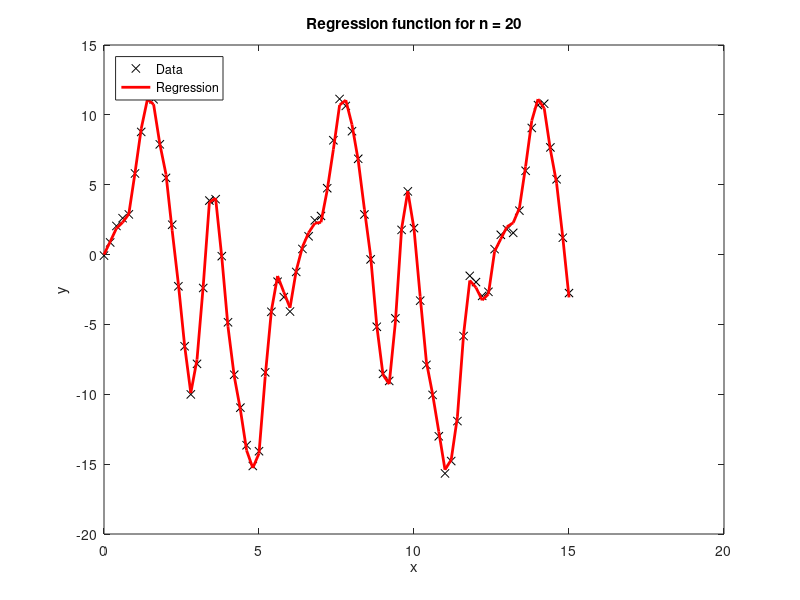

Write the MATLAB code that produced this figure. (Note: this script raises an error after producing the figure.)
clear
load("exercise_1_data.mat")
x = linspace(0,15,length(Y));
X = [ones(length(x),1)];

% ANIMATE?? 
n = 1:20;
for i = n
    X = [X sin(i*x)' cos(i*x)'];
    lambda = X\Y';
    Y_pred = X*lambda;
    plot(x, Y, 'blackx', x, Y_pred, 'r-', 'LineWidth', 2);
    title(['Regression function for n = ' num2str(i)]);
    xlabel('x');
    ylabel('y');
    legend('Data', 'Regression', 'Location', 'northwest');
    pause(0.7)
end

%% APPROXIMATION ERROR VS n
X = [ones(length(x),1)];
n = 100;
error = zeros(n,1);
for i = 1:n
    X = [X sin(i*x)' cos(i*x)'];
    lambda = X\Y';
    Y_pred = X*lambda;
    error(i) = rmse(Y_pred,Y');
end
semilogy(1:n,error)
grid on
title('Modeling error vs Model Order (n)')
xlabel('n')
ylabel('Root mean square error')




